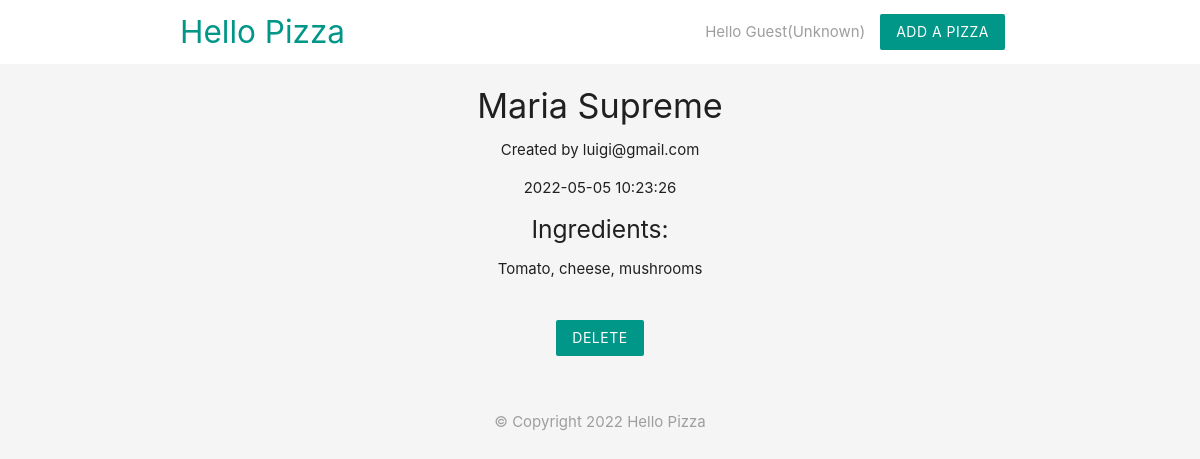
The app's page /details.php?id=2 with its own data.
### tables this page shows
CREATE TABLE `pizzas` (
  `id` int(11) NOT NULL,
  `title` varchar(255) NOT NULL,
  `ingredients` varchar(255) NOT NULL,
  `email` varchar(255) NOT NULL,
  `created_at` timestamp NOT NULL DEFAULT current_timestamp() ON UPDATE current_timestamp()
);

### details.php (the view, shortened to what this page needs)
<?php
    include('config/db_connect.php');
	if(isset($_GET['id'])){
		$id = mysqli_real_escape_string($conn, $_GET['id']);
		$sql = "SELECT * FROM pizzas WHERE id = $id";
		$result = mysqli_query($conn, $sql);
		$pizza = mysqli_fetch_assoc($result);
	}
?>
<!DOCTYPE html>
<html>
	<?php include('templates/header.php'); ?>
    <div class="container center">
		<?php if($pizza): ?>
			<h4><?php echo htmlspecialchars($pizza['title']); ?></h4>
			<p>Created by <?php echo htmlspecialchars($pizza['email']); ?></p>
			<p><?php echo date($pizza['created_at']); ?></p>
			<h5>Ingredients:</h5>
			<p><?php echo htmlspecialchars($pizza['ingredients']); ?></p>
			<form action="details.php" method="POST">
				<input type="submit" name="delete" value="Delete" class="btn teal z-depth-0">
			</form>
		<?php else: ?>
			<h5>No such pizza exists.</h5>
		<?php endif ?>
	</div>
    <?php include('templates/footer.php'); ?>
</html>

### templates/header.php (style rules this page uses)
form { max-width: 460px; margin: 20px auto; padding: 20px; }

### records on screen
pizzas: title "Maria Supreme", email "luigi@gmail.com", created_at "2022-05-05 10:23:26", ingredients "Tomato, cheese, mushrooms"

### other values on screen
$name "Guest"
$gender "Unknown"
